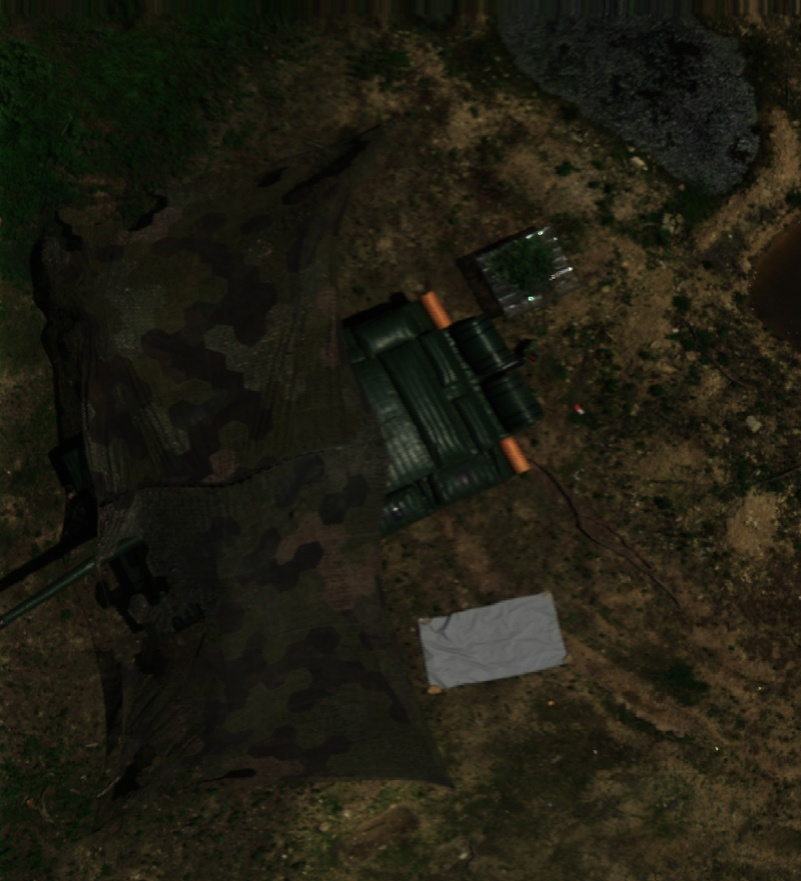
#> input picture algorithm/HSI/image_test/bwz_grabcut/33.jpg, 801 x 881 px, shrunk from 960 x 1057 before the run
$ python -i geometric_feature.py   (imports and definitions only)   (older library calls are emulated)
#> lines starting #> are read from the running program, lines starting #| are printed output that depends on the picture; after the words box and inside, x2 and y2 are one past the last pixel; in counts of white or black regions, pixels touching at a corner belong together
### algorithm/SAR/process_pre.py
import cv2
import math
import numpy as np
import os

RESULT_FOLDER = os.path.join('algorithm', 'SAR', 'result')


###剪切波变换
# [54 lines left out: functions nsst_dec, cov2, not called in this run]


###二维Otsu算法
def otsu_2d(path):
    '''
    :param path: 输入图像存储路径
    :return: image_b_path: 二值化图像存储路径
    '''
#> called with path = '../HSI/image_test/bwz_grabcut/33.jpg'
    image = cv2.imread(path)
#> image is the input picture: shape (881, 801, 3); mean B, G, R 17.7, 29.4, 31.2
    if image.ndim > 2:
        image = cv2.cvtColor(image, cv2.COLOR_BGR2GRAY)
#> image: shape (881, 801)
    [a, b] = image.shape
#> a = 881; b = 801
    m = math.floor(a / 20)
#> m = 44
    n = math.floor(b / 20)
#> n = 40
    # f = np.ones([m, n]) / (m * n)
    # img_f = cov2(image, f, 1)
    img_f = cv2.blur(image, (m, n), borderType=cv2.BORDER_ISOLATED)
    # 背景补偿
    # ans = image - img_f
    ans = np.zeros([a, b])
    for i in range(a):
        for j in range(b):
            tem = float(image[i][j]) - float(img_f[i][j])
            if tem < 0:
                ans[i][j] = 0
            else:
                ans[i][j] = tem
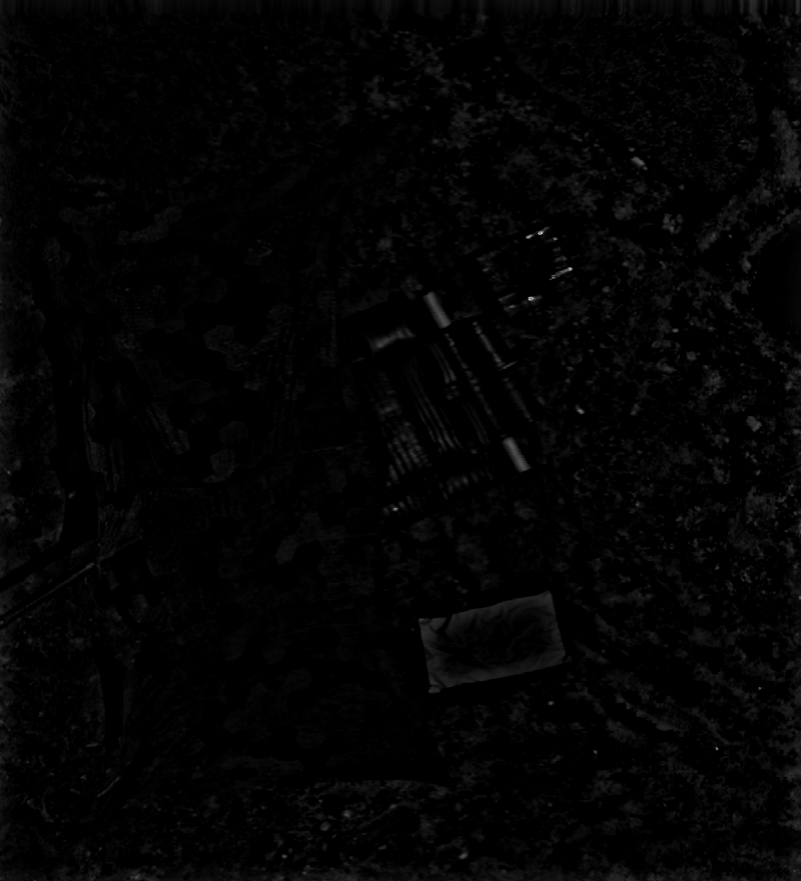
#> ans: shape (881, 801) float64; min 0, max 210, mean 3.5
    G = img_f
    S_xy1 = np.zeros([a, b])
    N = (ans > 0).sum()
#> N = 331386
    T = np.int32((image.sum()) / N - img_f)

    for x in range(a):
        for y in range(b):
            if float(image[x][y]) - float(img_f[x][y]) > T[x][y]:
                S_xy1[x][y] = image[x][y]
            else:
                S_xy1[x][y] = G[x][y]
    # 二维Otsu
    a0 = S_xy1
    a1 = np.zeros([a, b])
    a2 = np.empty([a, b])
    # 构造灰度均值图像
    for i in range(a):
        for j in range(b):
            for k in range(-1, 2):
                for w in range(-1, 2):
                    p = i + k
                    q = j + w
                    if p < 0 or p >= a:
                        p = i
                    if q < 0 or q >= b:
                        q = j
                    a1[i][j] = a0[p][q] + a1[i][j]
            a2[i][j] = np.uint8(a1[i][j] / 9)
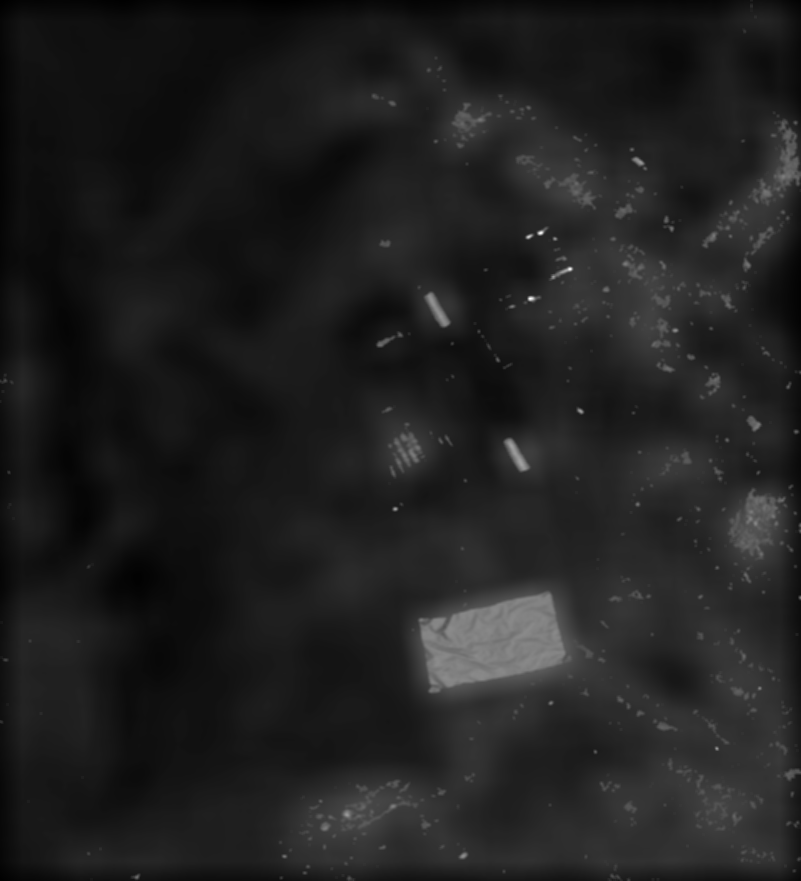
#> a1: shape (881, 801) float64; min 45, max 1719, mean 257.4; drawn with min black and max white
    fxy = np.zeros([256, 256])
    for i in range(a):
        for j in range(b):
            c = int(a0[i][j])
            d = int(a2[i][j])
            fxy[c][d] = fxy[c][d] + 1
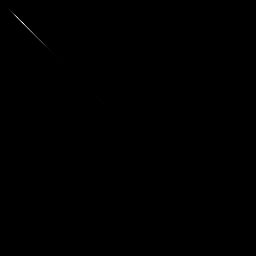
#> fxy: shape (256, 256) float64; min 0, max 27415, mean 10.8; drawn with min black and max white

    pxy = fxy / (a * b)
    w0 = np.zeros([256, 256])
    ui = np.zeros([256, 256])
    uj = np.zeros([256, 256])
    w0[0][0] = pxy[0][0]
#> w0: shape (256, 256) float64; every value is 0
    for i in range(1, 256):
        w0[i][0] = w0[i - 1][0] + pxy[i][0]
    for i in range(1, 256):
        w0[0][i] = w0[0][i - 1] + pxy[0][i]
    for i in range(1, 256):
        for j in range(1, 256):
            w0[i][j] = w0[i - 1][j] + w0[i][j - 1] - w0[i - 1][j - 1] + pxy[i][j]
    w1 = np.ones([256, 256]) - w0
    ui[0][0] = 0
    for i in range(1, 256):
        ui[0][i] = ui[0][i - 1] + i * pxy[0][i]
    for i in range(1, 256):
        ui[i][0] = ui[i][0] + i * pxy[i][0]
    for i in range(1, 256):
        for j in range(1, 256):
            ui[i][j] = ui[i - 1][j] + ui[i][j - 1] - ui[i - 1][j - 1] + i * pxy[i][j]
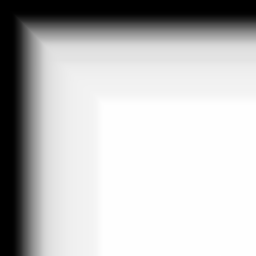
#> ui: shape (256, 256) float64; min 0, max 28.6, mean 21.4; drawn with min black and max white
    uj[0][0] = 0
    for i in range(1, 256):
        uj[0][i] = uj[0][i - 1] + i * pxy[0][i]
    for i in range(1, 256):
        uj[i][0] = uj[i - 1][0] + i * pxy[i][0]
    for i in range(1, 256):
        for j in range(1, 256):
            uj[i][j] = uj[i - 1][j] + uj[i][j - 1] - uj[i - 1][j - 1] + j * pxy[i][j]
    uti = 0  # 二维直方图总均值
    utj = 0
    for i in range(256):
        for j in range(256):
            uti = uti + i * pxy[i][j]
            utj = utj + j * pxy[i][j]
#> after the loop, uti = 28.6; utj = 28.31
    h = np.zeros([256, 256])
    for i in range(256):
        for j in range(256):
            if w0[i][j] != 0 and w1[i][j] != 0:
                h[i][j] = ((uti * w0[i][j] - ui[i][j]) ** 2 + (utj * w0[i][j] - uj[i][j]) ** 2) / (w0[i][j] * w1[i][j])
            else:
                h[i][j] = 0
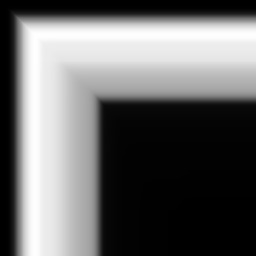
#> h: shape (256, 256) float64; min -1.6e-10, max 214.1, mean 87.8; drawn with min black and max white
    hmax = h.max()
#> hmax = 214.1
    for i in range(256):
        for j in range(256):
            if h[i][j] == hmax:
                s = i
                k = j
                continue
    # z = np.ones([a, b])
    z = np.zeros([a, b])
    for i in range(a):
        for j in range(b):
            if a0[i, j] > s and a2[i][j] > k:
                z[i][j] = 255
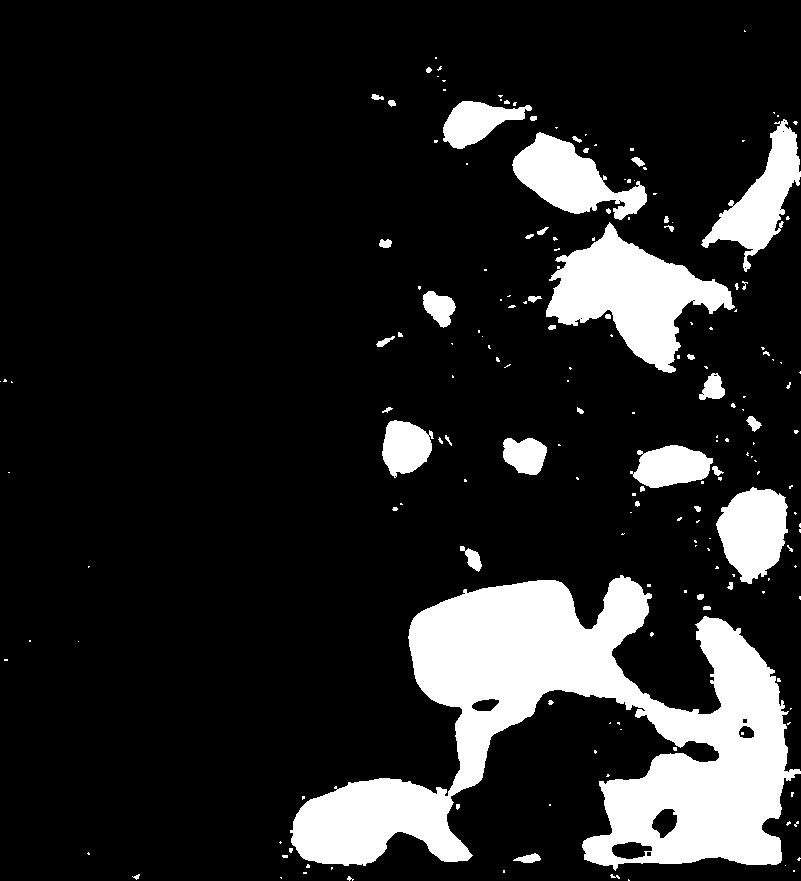
#> z: shape (881, 801) float64; 15% white; 188 white regions (139 under 20 px), largest, box (x1, y1, x2, y2) and area: (290, 575, 801, 871) 65088, (546, 222, 735, 373) 12708, (512, 132, 647, 220) 5670
    image_b = np.uint8(z)
    # image_b_path = RESULT_FOLDER + '/SAR/image_b.png'
    image_b_path = os.path.join(RESULT_FOLDER, 'SAR','image_b.png')
    cv2.imwrite(image_b_path, image_b)
    return image_b_path, image_b

# if __name__ == '__main__':
#     path = '../../static/uploads/SAR/HB19975.JPG'
#     print(nsst_dec(path))

### algorithm/SAR/geometric_feature.py
import numpy as np
import matplotlib.patches as mpatches
import matplotlib.pyplot as plt
from skimage import measure, morphology
import math
import csv
import os
from .process_pre import otsu_2d
RESULT_FOLDER = os.path.join('algorithm', 'SAR', 'result')

def get_geometric_feature(path):
    _,image = otsu_2d(path)

    bw = morphology.closing(image, morphology.square(10))  # 闭运算

    cleared = bw.copy()  # 复制
    # segmentation.clear_border(cleared)  # 清除与边界相连的目标物

    label_image = measure.label(cleared)  # 连通区域标记
#> cleared: shape (881, 801); 15.7% white; 100 white regions (63 under 20 px), largest, box (x1, y1, x2, y2) and area: (279, 575, 801, 881) 67072, (512, 127, 748, 373) 20075, (701, 112, 801, 272) 5881

    fig, (ax0, ax1) = plt.subplots(1, 2, figsize=(8, 6))
    ax0.imshow(cleared, plt.cm.gray)
    ax1.imshow(image)

    for region in measure.regionprops(label_image):  # 循环得到每一个连通区域属性集

        # 忽略小区域
        if region.area < 100:
            continue

        # 绘制外包矩形
        minr, minc, maxr, maxc = region.bbox
        rect = mpatches.Rectangle((minc - 1, minr - 1), maxc - minc, maxr - minr,
                                  fill=False, edgecolor='red', linewidth=1)
        ax1.add_patch(rect)
        area_t = region.area
        c_t = region.perimeter
        E = region.eccentricity
        beita = c_t**2 / (4 * math.pi * area_t)
        res = np.array((area_t,c_t,E,beita))
    # geometric_path = RESULT_FOLDER + '/SAR/geometric.csv'
    geometric_path = os.path.join(RESULT_FOLDER,'SAR','geometric.csv')
    f = open(geometric_path, 'w', newline="",encoding='utf-8-sig')
    csv_writer = csv.writer(f)
    # 构建列表头
    csv_writer.writerow(['面积','周长','离心率','形状复杂度'])
    # 写入csv文件内容
    csv_writer.writerow([area_t,c_t,E,beita])
    f.close()
    return geometric_path, res

# if __name__ == '__main__':
#     path = r'D:\sar\实验图像\report_image\pc\pc2\2021061917(10~43)pc2.tif'
#     get_geometric_feature(path)

>>> result = get_geometric_feature('../HSI/image_test/bwz_grabcut/33.jpg')
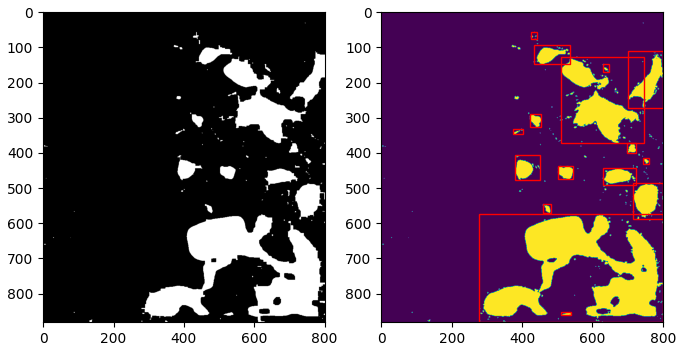
#> figure drawn by matplotlib, 2 panels
